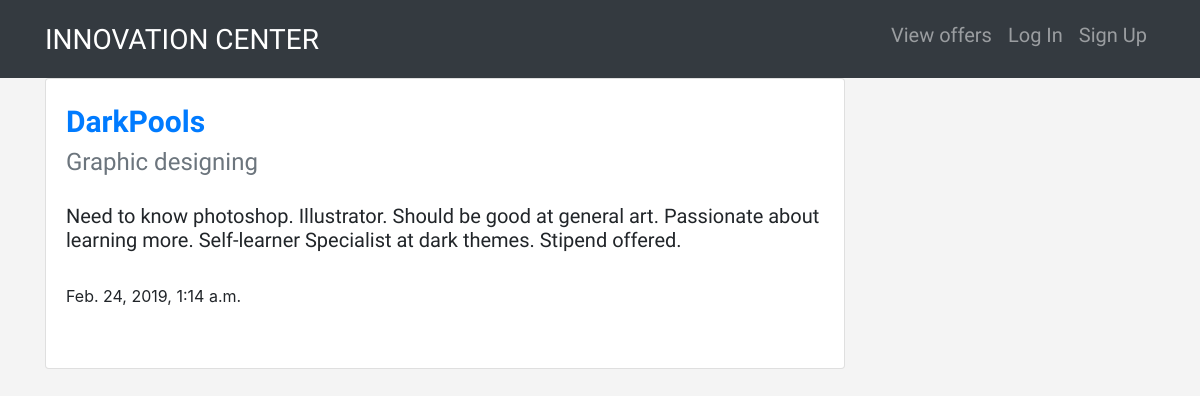
The app's page /posts/by/DarkPools/4/ with its own data.
### dashboard/models.py (models this page shows, shortened)
class Post(models.Model):
    startup_name=models.ForeignKey(User,related_name='posts',on_delete=models.CASCADE)
    title=models.CharField(max_length=200)
    created_at=models.DateTimeField(auto_now=True)
    admin_name=models.CharField(max_length=100)
    dept=models.CharField(max_length=100)
    description=models.TextField()
    class Meta:
        ordering=["-created_at"]

### dashboard/views.py (the view)
# urls.py: path('by/<username>/<int:pk>/',views.PostDetail.as_view(),name='single'),
class PostDetail(DetailView):
    model=models.Post
    template_name="dashboard/dash_detail.html"
    def get_queryset(self):
        queryset=super().get_queryset()
        return queryset.filter(startup_name__username__iexact=self.kwargs.get('username'))

### dashboard/templates/dashboard/dash_detail.html (shortened to what this page needs)
{%extends "dashboard/dash_base.html"%}
{%block post_content%}
<div class="card" style="width: 50rem;">
  <div class="card-body">
    <a class="card-title company text-primary" href="{%url 'dashboard:startup' username=post.startup_name.username%} "><strong>{{post.startup_name.username}}</strong></a>
    <br>
    <a class="card-text text-muted dept" href="{%url 'dashboard:single' username=post.startup_name.username pk=post.pk %}">{{post.dept}}</a>
    <br>
    <br>
    <h5 class="card-text text">{{post.description|safe}}</h5>
    <br>
    <p class="card-text">{{post.created_at}}</p>
    <br>
</div>
</div>
{%endblock%}

### static/css/master.css (style rules this page uses)
.text { font-family: 'Quattrocento Sans', sans-serif; }
body { background-color:#f4f4f4; }
.company { font-family: 'Pridi', serif; font-size:30px; }
.dept { font-family: 'Actor', sans-serif; font-size:24px; margin-bottom:100px; }

### records on screen
Post: startup_name.username "DarkPools", dept "Graphic designing", description "Need to know photoshop. Illustrator. Should be good at general art. Passionate about learning more. Self-learner Specialist at dark themes. Stipend offered.", created_at "Feb. 24, 2019, 1:14 a.m."
